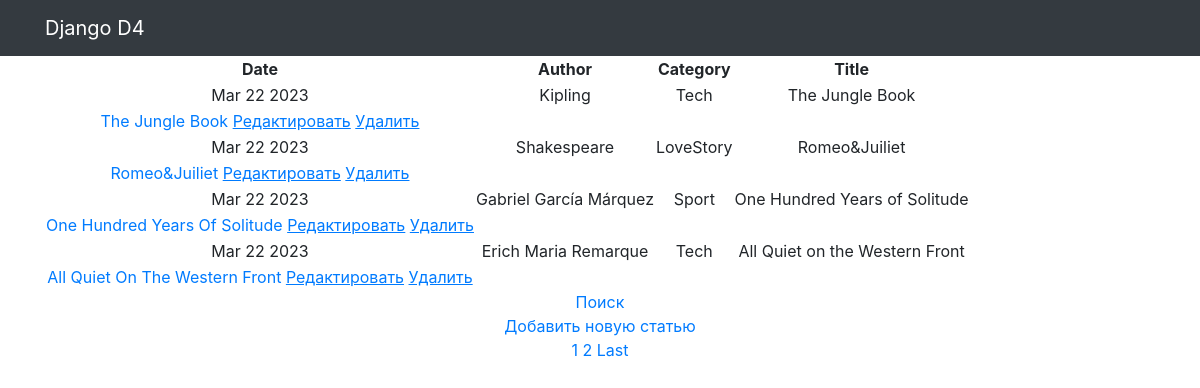
Page /news/ on the committed database.
### simpleapp/models.py (models this page shows, shortened)
class New(models.Model):
    author = models.CharField(
        max_length=200,
    )
    name = models.CharField(
        max_length=200,
        unique=True,
    )
    text = models.TextField()
    dateCreation = models.DateTimeField(auto_now_add=True)
    category = models.ForeignKey(
        to='Category',
        on_delete=models.CASCADE,
        related_name='news', # все продукты в категории будут доступны через поле products
    )

class Category(models.Model):
    name = models.CharField(max_length=100, unique=True)  # названия категорий тоже не должны повторяться

### simpleapp/views.py (the view)
# urls.py: path('', News.as_view()),
class News(ListView):
    model = New
    template_name = 'new_list.html'
    context_object_name = 'news'
    paginate_by = 1 # поставим постраничный вывод в один элемент
    form_class = NewForm
    def get_context_data(self, **kwargs): # забираем отфильтрованные объекты переопределяя метод get_context_data у наследуемого класса (привет, полиморфизм, мы скучали!!!)
        context = super().get_context_data(**kwargs)
        context['filter'] = NewFilter(self.request.GET, queryset=self.get_queryset()) # вписываем наш фильтр в контекст
        context['time_now'] = datetime.utcnow()
        return context

### templates/new_list.html (shortened to what this page needs)
{% extends 'flatpages/default.html' %} {% block title %} Product list {% endblock title %} {% block content %}
<table>
    <thead>
        <th>
            Date
        </th>
        <th>
            Author
        </th>
        <th>
            Category
        </th>
        <th>
            Title
        </th>
    </thead>
    {% for new in filter.qs %}
    <tr>
        <td>
            {{ time_now|date:'M d Y' }}
        </td>
        <td>
            {{ new.author }}
        </td>
        <td>
            {{ new.category.name }}
        </td>
        <td>
            {{ new.name }}
        </td>
    </tr>
    <tr>
        <td>
            <a href="{% url 'new_detail' new.id %}">{{ new.name|title }}</a>
            <a href="{% url 'new_update' new.id %}"><u>Редактировать</u></a>
            <a href="{% url 'new_delete' new.id %}"><u> Удалить </u></a>
        </td>
    </tr>
    {% endfor %}
</table>
<a href="{% url 'search' %}">Поиск</a><br>
<a href="{% url 'new_create' %}">Добавить новую статью</a> <br> {% if is_paginated %}  {% for num in page_obj.paginator.page_range %} {% if page_obj.number == num %}
<a href="?page={{ num }}">{{ num }}</a> {% endif %} {% endfor %} {% if page_obj.has_next %}
<a href="?page={{ page_obj.next_page_number }}"> {{ page_obj.next_page_number }}</a>
<a href="?page={{ page_obj.paginator.num_pages }}">Last</a> {% endif %} {% endif %} {% endblock content %}

### templates/flatpages/default.html (shortened to what this page needs)
{% load static %}
<!DOCTYPE html>
<html lang="en">
<head>
    <link href="{% static 'vendor/bootstrap/css/bootstrap.min.css' %}" rel="stylesheet">
</head>
<body>
    <nav class="navbar navbar-expand-lg navbar-dark bg-dark static-top">
        <div class="container">
            <a class="navbar-brand" href="#">Django D4</a>
        </div>
    </nav>
    <div class="container">
        <div class="row">
            <div class="col-lg-12 text-center">
                {% block content %} {{ flatpage.content }} {% endblock content %}
            </div>
        </div>
    </div>
</body>
</html>

### rows in the picture
New: time_now "Mar 22 2023", author "Kipling", category.name "Tech", name "The Jungle Book"
New: time_now "Mar 22 2023", author "Shakespeare", category.name "LoveStory", name "Romeo&Juiliet"
New: time_now "Mar 22 2023", author "Gabriel García Márquez", category.name "Sport", name "One Hundred Years of Solitude", name "One Hundred Years Of Solitude"
New: time_now "Mar 22 2023", author "Erich Maria Remarque", category.name "Tech", name "All Quiet on the Western Front", name "All Quiet On The Western Front"

### other values in the picture
{{ num }} "1"
{{ page_obj.next_page_number }} "2"
